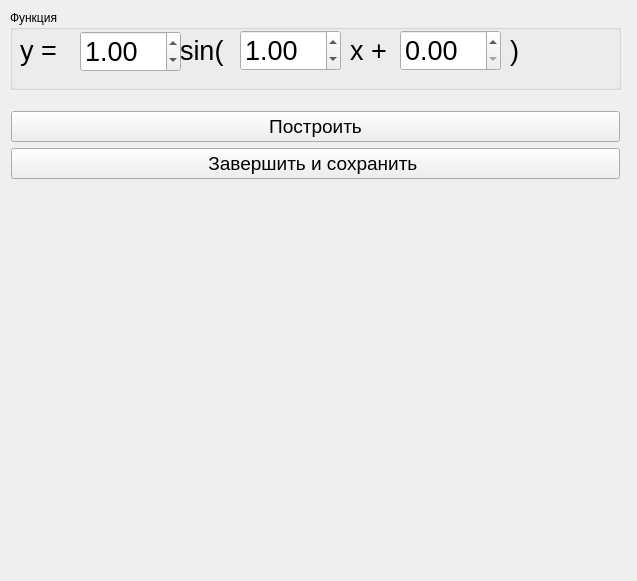
<?xml version="1.0" encoding="UTF-8"?>
<ui version="4.0">
 <class>MainWindow</class>
 <widget class="QMainWindow" name="MainWindow">
  <property name="geometry">
   <rect>
    <x>0</x>
    <y>0</y>
    <width>637</width>
    <height>581</height>
   </rect>
  </property>
  <property name="windowTitle">
   <string>MainWindow</string>
  </property>
  <widget class="QWidget" name="centralWidget">
   <widget class="QWidget" name="verticalLayoutWidget">
    <property name="geometry">
     <rect>
      <x>0</x>
      <y>100</y>
      <width>631</width>
      <height>471</height>
     </rect>
    </property>
    <layout class="QVBoxLayout" name="verticalLayout">
     <item>
      <widget class="QPushButton" name="button">
       <property name="font">
        <font>
         <pointsize>14</pointsize>
        </font>
       </property>
       <property name="text">
        <string>Построить</string>
       </property>
      </widget>
     </item>
     <item>
      <widget class="QPushButton" name="pushButton">
       <property name="font">
        <font>
         <pointsize>14</pointsize>
        </font>
       </property>
       <property name="text">
        <string>Завершить и сохранить </string>
       </property>
      </widget>
     </item>
     <item>
      <widget class="QCustomPlot" name="widget" native="true"/>
     </item>
    </layout>
   </widget>
   <widget class="QGroupBox" name="groupBox">
    <property name="geometry">
     <rect>
      <x>10</x>
      <y>10</y>
      <width>611</width>
      <height>80</height>
     </rect>
    </property>
    <property name="title">
     <string>Функция</string>
    </property>
    <widget class="QLabel" name="label">
     <property name="geometry">
      <rect>
       <x>10</x>
       <y>20</y>
       <width>91</width>
       <height>41</height>
      </rect>
     </property>
     <property name="font">
      <font>
       <pointsize>20</pointsize>
      </font>
     </property>
     <property name="text">
      <string>y =</string>
     </property>
    </widget>
    <widget class="QLabel" name="label_2">
     <property name="geometry">
      <rect>
       <x>170</x>
       <y>20</y>
       <width>71</width>
       <height>41</height>
      </rect>
     </property>
     <property name="font">
      <font>
       <pointsize>20</pointsize>
      </font>
     </property>
     <property name="text">
      <string>sin(</string>
     </property>
    </widget>
    <widget class="QLabel" name="label_3">
     <property name="geometry">
      <rect>
       <x>340</x>
       <y>20</y>
       <width>61</width>
       <height>41</height>
      </rect>
     </property>
     <property name="font">
      <font>
       <pointsize>20</pointsize>
      </font>
     </property>
     <property name="text">
      <string>x +</string>
     </property>
    </widget>
    <widget class="QDoubleSpinBox" name="A_Edit">
     <property name="geometry">
      <rect>
       <x>70</x>
       <y>21</y>
       <width>101</width>
       <height>41</height>
      </rect>
     </property>
     <property name="font">
      <font>
       <pointsize>20</pointsize>
      </font>
     </property>
     <property name="value">
      <double>1.000000000000000</double>
     </property>
    </widget>
    <widget class="QDoubleSpinBox" name="W_Edit">
     <property name="geometry">
      <rect>
       <x>230</x>
       <y>20</y>
       <width>101</width>
       <height>41</height>
      </rect>
     </property>
     <property name="font">
      <font>
       <pointsize>20</pointsize>
      </font>
     </property>
     <property name="value">
      <double>1.000000000000000</double>
     </property>
    </widget>
    <widget class="QDoubleSpinBox" name="F_Edit">
     <property name="geometry">
      <rect>
       <x>390</x>
       <y>20</y>
       <width>101</width>
       <height>41</height>
      </rect>
     </property>
     <property name="font">
      <font>
       <pointsize>20</pointsize>
      </font>
     </property>
     <property name="value">
      <double>0.000000000000000</double>
     </property>
    </widget>
    <widget class="QLabel" name="label_4">
     <property name="geometry">
      <rect>
       <x>500</x>
       <y>20</y>
       <width>41</width>
       <height>41</height>
      </rect>
     </property>
     <property name="font">
      <font>
       <pointsize>20</pointsize>
      </font>
     </property>
     <property name="text">
      <string>)</string>
     </property>
    </widget>
   </widget>
  </widget>
 </widget>
 <layoutdefault spacing="6" margin="11"/>
 <customwidgets>
  <customwidget>
   <class>QCustomPlot</class>
   <extends>QWidget</extends>
   <header>qcustomplot.h</header>
   <container>1</container>
  </customwidget>
 </customwidgets>
 <resources/>
 <connections/>
</ui>
